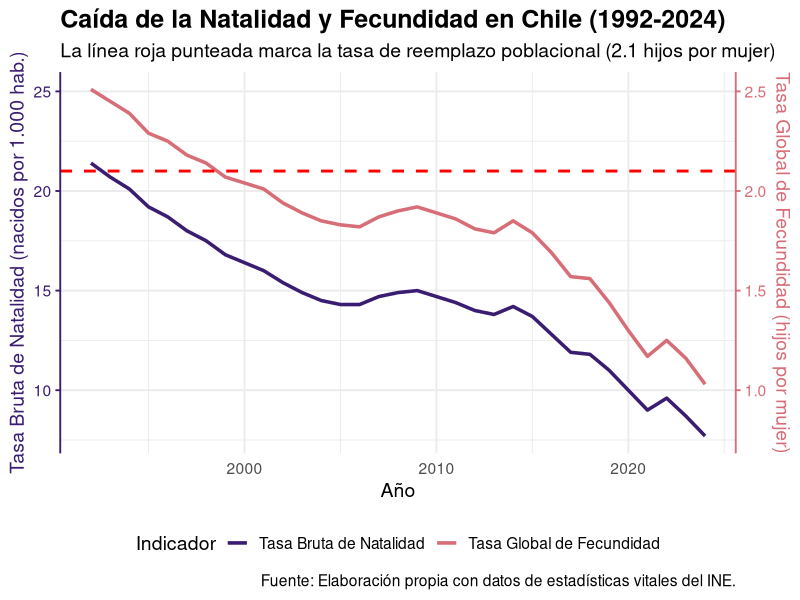

This figure's R source:
## ---- chunk 1
# Cargar paquetes
library(tidyverse)

# Crear el data frame con los datos
fecundidad_chile <- tibble::tribble(
  ~anio, ~tasa_bruta_natalidad, ~tasa_global_fecundidad,
  1992,                  21.4,                     2.51,
  1993,                  20.7,                     2.45,
  1994,                  20.1,                     2.39,
  1995,                  19.2,                     2.29,
  1996,                  18.7,                     2.25,
  1997,                  18.0,                     2.18,
  1998,                  17.5,                     2.14,
  1999,                  16.8,                     2.07,
  2000,                  16.4,                     2.04,
  2001,                  16.0,                     2.01,
  2002,                  15.4,                     1.94,
  2003,                  14.9,                     1.89,
  2004,                  14.5,                     1.85,
  2005,                  14.3,                     1.83,
  2006,                  14.3,                     1.82,
  2007,                  14.7,                     1.87,
  2008,                  14.9,                     1.90,
  2009,                  15.0,                     1.92,
  2010,                  14.7,                     1.89,
  2011,                  14.4,                     1.86,
  2012,                  14.0,                     1.81,
  2013,                  13.8,                     1.79,
  2014,                  14.2,                     1.85,
  2015,                  13.7,                     1.79,
  2016,                  12.8,                     1.69,
  2017,                  11.9,                     1.57,
  2018,                  11.8,                     1.56,
  2019,                  11.0,                     1.44,
  2020,                  10.0,                     1.30,
  2021,                   9.0,                     1.17,
  2022,                   9.6,                     1.25,
  2023,                   8.7,                     1.16,
  2024,                   7.7,                     1.03
  )

# Factor de escalamiento para el eje secundario
escala <- 10

# Gráfico
ggplot(fecundidad_chile, aes(x = anio)) +
  geom_line(aes(y = tasa_bruta_natalidad, color = "Tasa Bruta de Natalidad"), linewidth = 1.2) +
  geom_line(aes(y = tasa_global_fecundidad * escala, color = "Tasa Global de Fecundidad"), linewidth = 1.2) +
  geom_hline(yintercept = 2.1 * escala, linetype = "dashed", color = "red", linewidth = 1) +
  scale_y_continuous(
    name = "Tasa Bruta de Natalidad (nacidos por 1.000 hab.)",
    sec.axis = sec_axis(~ . / escala, name = "Tasa Global de Fecundidad (hijos por mujer)")
  ) +
  scale_color_manual(values = c("Tasa Bruta de Natalidad" = "#3A1C71", "Tasa Global de Fecundidad" = "#D76D77")) +
  labs(
    title = "Caída de la Natalidad y Fecundidad en Chile (1992-2024)",
    subtitle = "La línea roja punteada marca la tasa de reemplazo poblacional (2.1 hijos por mujer)",
    x = "Año",
    y = "Tasa Bruta de Natalidad",
    color = "Indicador",
    caption = "Fuente: Elaboración propia con datos de estadísticas vitales del INE."
  ) +
  theme_minimal(base_size = 14) +
  theme(
    legend.position = "bottom",
    plot.title = element_text(face = "bold", size = 18),
    axis.title.y.right = element_text(color = "#D76D77"),
    axis.line.y.right = element_line(color = "#D76D77"),
    axis.ticks.y.right = element_line(color = "#D76D77"),
    axis.text.y.right = element_text(color = "#D76D77"),
    axis.title.y.left = element_text(color = "#3A1C71"),
    axis.line.y.left = element_line(color = "#3A1C71"),
    axis.ticks.y.left = element_line(color = "#3A1C71"),
    axis.text.y.left = element_text(color = "#3A1C71")
  )
